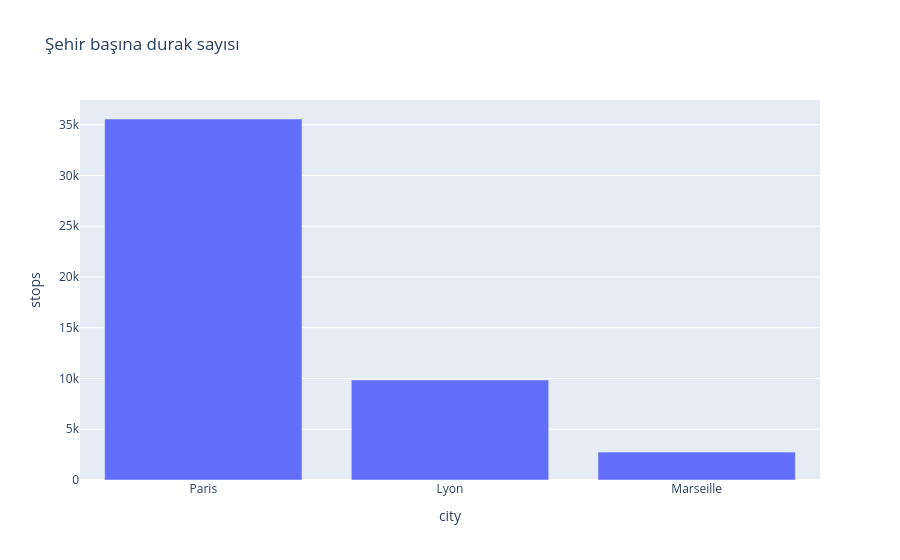

Source (notebook cell):
### Code cell
df = con.sql("""
    SELECT upper(city[1]) || city[2:] AS city, COUNT(*) AS stops
    FROM gtfs_stops
    WHERE COALESCE(NULLIF(location_type, ''), '0') = '0'
    GROUP BY 1 ORDER BY 2 DESC
""").df()
px.bar(df, x="city", y="stops", title="Şehir başına durak sayısı")

### Figure 1 — Plotly figure (JSON) as saved in the notebook; plotly's stock layout.template omitted (floating-point values rounded to 4 significant figures)
{"data": [{"hovertemplate": "city=%{x}<br>stops=%{y}<extra></extra>", "legendgroup": "", "marker": {"color": "#636efa", "pattern": {"shape": ""}}, "name": "", "orientation": "v", "showlegend": false, "textposition": "auto", "type": "bar", "x": ["Paris", "Lyon", "Marseille"], "xaxis": "x", "y": [35564, 9852, 2748], "yaxis": "y"}], "layout": {"barmode": "relative", "legend": {"tracegroupgap": 0}, "title": {"text": "Şehir başına durak sayısı"}, "xaxis": {"anchor": "y", "domain": [0, 1], "title": {"text": "city"}}, "yaxis": {"anchor": "x", "domain": [0, 1], "title": {"text": "stops"}}}}
